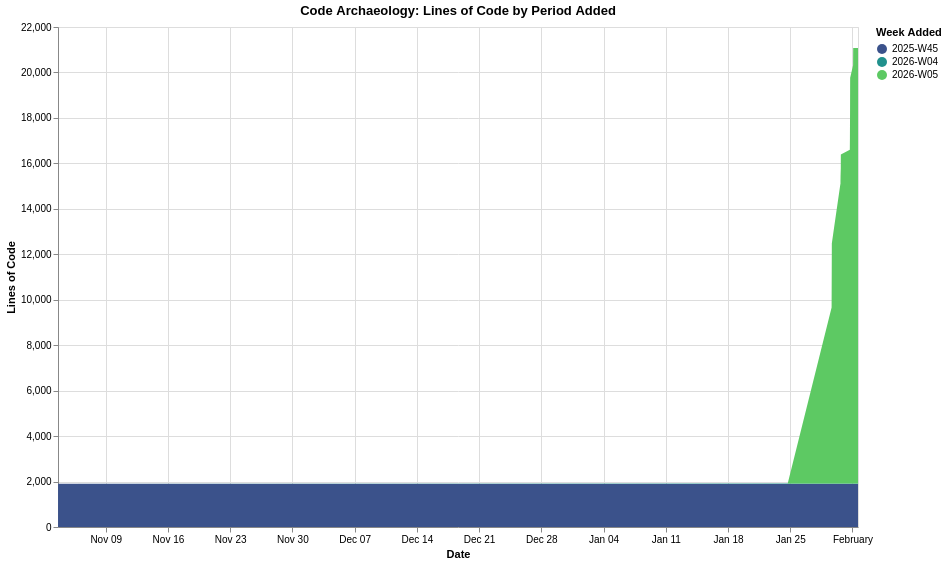

Vega-Lite specification stored for this chart:
### Vega-Lite specification from a JSON file in a GitHub repository (floating-point values rounded to 4 significant figures)
{"$schema": "https://vega.github.io/schema/vega-lite/v6.1.0.json", "config": {"view": {"continuousHeight": 300, "continuousWidth": 300}}, "data": {"name": "data-b8f46c5330c9518fc96d1ccd7384e326"}, "datasets": {"data-b8f46c5330c9518fc96d1ccd7384e326": [{"commit_date": "2025-11-03T15:10:11", "line_count": 1, "period": "2025-W45"}, {"commit_date": "2025-11-03T15:22:39", "line_count": 1, "period": "2025-W45"}, {"commit_date": "2025-11-03T15:23:25", "line_count": 1886, "period": "2025-W45"}, {"commit_date": "2025-11-03T15:29:04", "line_count": 1886, "period": "2025-W45"}, {"commit_date": "2025-11-03T15:41:37", "line_count": 1900, "period": "2025-W45"}, {"commit_date": "2026-01-24T17:11:11", "line_count": 1889, "period": "2025-W45"}, {"commit_date": "2026-01-24T17:11:11", "line_count": 29, "period": "2026-W04"}, {"commit_date": "2026-01-29T15:42:43", "line_count": 1889, "period": "2025-W45"}, {"commit_date": "2026-01-29T15:42:43", "line_count": 29, "period": "2026-W04"}, {"commit_date": "2026-01-29T15:42:43", "line_count": 7745, "period": "2026-W05"}, {"commit_date": "2026-01-29T16:16:49", "line_count": 1889, "period": "2025-W45"}, {"commit_date": "2026-01-29T16:16:49", "line_count": 29, "period": "2026-W04"}, {"commit_date": "2026-01-29T16:16:49", "line_count": 10275, "period": "2026-W05"}, {"commit_date": "2026-01-29T16:17:34", "line_count": 1889, "period": "2025-W45"}, {"commit_date": "2026-01-29T16:17:34", "line_count": 29, "period": "2026-W04"}, {"commit_date": "2026-01-29T16:17:34", "line_count": 10559, "period": "2026-W05"}, {"commit_date": "2026-01-29T23:11:51", "line_count": 1889, "period": "2025-W45"}, {"commit_date": "2026-01-29T23:11:51", "line_count": 29, "period": "2026-W04"}, {"commit_date": "2026-01-29T23:11:51", "line_count": 11353, "period": "2026-W05"}, {"commit_date": "2026-01-30T15:06:07", "line_count": 1889, "period": "2025-W45"}, {"commit_date": "2026-01-30T15:06:07", "line_count": 29, "period": "2026-W04"}, {"commit_date": "2026-01-30T15:06:07", "line_count": 13138, "period": "2026-W05"}, {"commit_date": "2026-01-30T15:07:36", "line_count": 1889, "period": "2025-W45"}, {"commit_date": "2026-01-30T15:07:36", "line_count": 29, "period": "2026-W04"}, {"commit_date": "2026-01-30T15:07:36", "line_count": 13141, "period": "2026-W05"}, {"commit_date": "2026-01-30T15:41:43", "line_count": 1889, "period": "2025-W45"}, {"commit_date": "2026-01-30T15:41:43", "line_count": 29, "period": "2026-W04"}, {"commit_date": "2026-01-30T15:41:43", "line_count": 13188, "period": "2026-W05"}, {"commit_date": "2026-01-30T15:42:19", "line_count": 1889, "period": "2025-W45"}, {"commit_date": "2026-01-30T15:42:19", "line_count": 29, "period": "2026-W04"}, {"commit_date": "2026-01-30T15:42:19", "line_count": 13374, "period": "2026-W05"}, {"commit_date": "2026-01-30T15:47:25", "line_count": 1889, "period": "2025-W45"}, {"commit_date": "2026-01-30T15:47:25", "line_count": 29, "period": "2026-W04"}, {"commit_date": "2026-01-30T15:47:25", "line_count": 13374, "period": "2026-W05"}, {"commit_date": "2026-01-30T15:49:54", "line_count": 1889, "period": "2025-W45"}, {"commit_date": "2026-01-30T15:49:54", "line_count": 29, "period": "2026-W04"}, {"commit_date": "2026-01-30T15:49:54", "line_count": 13464, "period": "2026-W05"}, {"commit_date": "2026-01-30T15:52:03", "line_count": 1889, "period": "2025-W45"}, {"commit_date": "2026-01-30T15:52:03", "line_count": 29, "period": "2026-W04"}, {"commit_date": "2026-01-30T15:52:03", "line_count": 13519, "period": "2026-W05"}, {"commit_date": "2026-01-30T16:00:16", "line_count": 1889, "period": "2025-W45"}, {"commit_date": "2026-01-30T16:00:16", "line_count": 29, "period": "2026-W04"}, {"commit_date": "2026-01-30T16:00:16", "line_count": 13584, "period": "2026-W05"}, {"commit_date": "2026-01-30T16:23:26", "line_count": 1889, "period": "2025-W45"}, {"commit_date": "2026-01-30T16:23:26", "line_count": 29, "period": "2026-W04"}, {"commit_date": "2026-01-30T16:23:26", "line_count": 13804, "period": "2026-W05"}, {"commit_date": "2026-01-30T16:32:06", "line_count": 1889, "period": "2025-W45"}, {"commit_date": "2026-01-30T16:32:06", "line_count": 29, "period": "2026-W04"}, {"commit_date": "2026-01-30T16:32:06", "line_count": 13849, "period": "2026-W05"}, {"commit_date": "2026-01-30T16:32:27", "line_count": 1889, "period": "2025-W45"}, {"commit_date": "2026-01-30T16:32:27", "line_count": 29, "period": "2026-W04"}, {"commit_date": "2026-01-30T16:32:27", "line_count": 14132, "period": "2026-W05"}, {"commit_date": "2026-01-30T16:35:56", "line_count": 1889, "period": "2025-W45"}, {"commit_date": "2026-01-30T16:35:56", "line_count": 29, "period": "2026-W04"}, {"commit_date": "2026-01-30T16:35:56", "line_count": 14197, "period": "2026-W05"}, {"commit_date": "2026-01-30T16:36:10", "line_count": 1889, "period": "2025-W45"}, {"commit_date": "2026-01-30T16:36:10", "line_count": 29, "period": "2026-W04"}, {"commit_date": "2026-01-30T16:36:10", "line_count": 14377, "period": "2026-W05"}, {"commit_date": "2026-01-30T16:39:18", "line_count": 1889, "period": "2025-W45"}, {"commit_date": "2026-01-30T16:39:18", "line_count": 29, "period": "2026-W04"}, {"commit_date": "2026-01-30T16:39:18", "line_count": 14477, "period": "2026-W05"}, {"commit_date": "2026-01-31T16:53:16", "line_count": 1889, "period": "2025-W45"}, {"commit_date": "2026-01-31T16:53:16", "line_count": 29, "period": "2026-W04"}, {"commit_date": "2026-01-31T16:53:16", "line_count": 14681, "period": "2026-W05"}, {"commit_date": "2026-01-31T17:00:41", "line_count": 1889, "period": "2025-W45"}, {"commit_date": "2026-01-31T17:00:41", "line_count": 29, "period": "2026-W04"}, {"commit_date": "2026-01-31T17:00:41", "line_count": 14914, "period": "2026-W05"}, {"commit_date": "2026-01-31T17:10:01", "line_count": 1889, "period": "2025-W45"}, {"commit_date": "2026-01-31T17:10:01", "line_count": 29, "period": "2026-W04"}, {"commit_date": "2026-01-31T17:10:01", "line_count": 15182, "period": "2026-W05"}, {"commit_date": "2026-01-31T17:18:21", "line_count": 1889, "period": "2025-W45"}, {"commit_date": "2026-01-31T17:18:21", "line_count": 29, "period": "2026-W04"}, {"commit_date": "2026-01-31T17:18:21", "line_count": 15690, "period": "2026-W05"}, {"commit_date": "2026-01-31T17:24:15", "line_count": 1889, "period": "2025-W45"}, {"commit_date": "2026-01-31T17:24:15", "line_count": 29, "period": "2026-W04"}, {"commit_date": "2026-01-31T17:24:15", "line_count": 15876, "period": "2026-W05"}, {"commit_date": "2026-01-31T17:32:47", "line_count": 1889, "period": "2025-W45"}, {"commit_date": "2026-01-31T17:32:47", "line_count": 29, "period": "2026-W04"}, {"commit_date": "2026-01-31T17:32:47", "line_count": 16398, "period": "2026-W05"}, {"commit_date": "2026-01-31T17:37:37", "line_count": 1889, "period": "2025-W45"}, {"commit_date": "2026-01-31T17:37:37", "line_count": 29, "period": "2026-W04"}, {"commit_date": "2026-01-31T17:37:37", "line_count": 16915, "period": "2026-W05"}, {"commit_date": "2026-01-31T17:42:58", "line_count": 1889, "period": "2025-W45"}, {"commit_date": "2026-01-31T17:42:58", "line_count": 29, "period": "2026-W04"}, {"commit_date": "2026-01-31T17:42:58", "line_count": 17372, "period": "2026-W05"}, {"commit_date": "2026-01-31T17:49:23", "line_count": 1889, "period": "2025-W45"}, {"commit_date": "2026-01-31T17:49:23", "line_count": 29, "period": "2026-W04"}, {"commit_date": "2026-01-31T17:49:23", "line_count": 17845, "period": "2026-W05"}, {"commit_date": "2026-02-01T01:43:32", "line_count": 1889, "period": "2025-W45"}, {"commit_date": "2026-02-01T01:43:32", "line_count": 29, "period": "2026-W04"}, {"commit_date": "2026-02-01T01:43:32", "line_count": 18404, "period": "2026-W05"}, {"commit_date": "2026-02-01T01:52:40", "line_count": 1889, "period": "2025-W45"}, {"commit_date": "2026-02-01T01:52:40", "line_count": 29, "period": "2026-W04"}, {"commit_date": "2026-02-01T01:52:40", "line_count": 18932, "period": "2026-W05"}, {"commit_date": "2026-02-01T02:02:19", "line_count": 1889, "period": "2025-W45"}, {"commit_date": "2026-02-01T02:02:19", "line_count": 29, "period": "2026-W04"}, {"commit_date": "2026-02-01T02:02:19", "line_count": 19163, "period": "2026-W05"}, {"commit_date": "2026-02-01T14:58:15", "line_count": 1889, "period": "2025-W45"}, {"commit_date": "2026-02-01T14:58:15", "line_count": 29, "period": "2026-W04"}, {"commit_date": "2026-02-01T14:58:15", "line_count": 19163, "period": "2026-W05"}]}, "encoding": {"color": {"field": "period", "scale": {"scheme": "viridis"}, "title": "Week Added", "type": "ordinal"}, "order": {"field": "period", "sort": "ascending", "type": "ordinal"}, "tooltip": [{"field": "commit_date", "type": "temporal"}, {"field": "period", "type": "ordinal"}, {"field": "line_count", "type": "quantitative"}], "x": {"field": "commit_date", "title": "Date", "type": "temporal"}, "y": {"field": "line_count", "title": "Lines of Code", "type": "quantitative"}}, "height": 500, "mark": {"type": "area"}, "title": "Code Archaeology: Lines of Code by Period Added", "width": 800}
